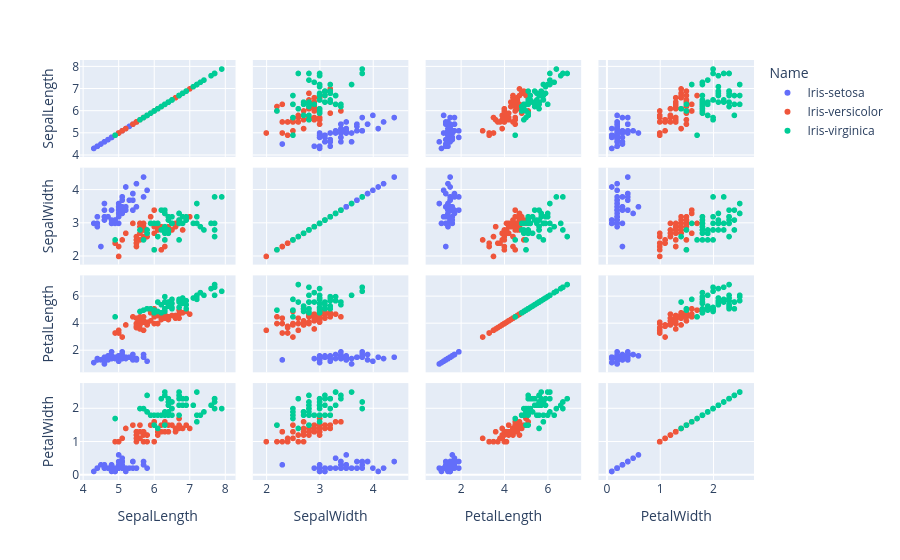

Source (notebook cell):
### Code cell
#px的散点图
data = pd.read_csv('D:/pyprj/data/plotly_data/datasets-master/iris.csv')
# fig = px.scatter(data,x='SepalLength',y='SepalWidth',color='Name')
# fig.show()
fig = px.scatter_matrix(data,color='Name',dimensions=['SepalLength','SepalWidth','PetalLength','PetalWidth'])
fig.show()

### Figure 1 — Plotly figure (JSON) as saved in the notebook; plotly's stock layout.template omitted (floating-point values rounded to 4 significant figures)
{"data": [{"dimensions": [{"axis": {"matches": true}, "label": "SepalLength", "values": [5.1, 4.9, 4.7, 4.6, 5, 5.4, 4.6, 5, 4.4, 4.9, 5.4, 4.8, 4.8, 4.3, 5.8, 5.7, 5.4, 5.1, 5.7, 5.1, 5.4, 5.1, 4.6, 5.1, 4.8, 5, 5, 5.2, 5.2, 4.7, 4.8, 5.4, 5.2, 5.5, 4.9, 5, 5.5, 4.9, 4.4, 5.1, 5, 4.5, 4.4, 5, 5.1, 4.8, 5.1, 4.6, 5.3, 5]}, {"axis": {"matches": true}, "label": "SepalWidth", "values": [3.5, 3, 3.2, 3.1, 3.6, 3.9, 3.4, 3.4, 2.9, 3.1, 3.7, 3.4, 3, 3, 4, 4.4, 3.9, 3.5, 3.8, 3.8, 3.4, 3.7, 3.6, 3.3, 3.4, 3, 3.4, 3.5, 3.4, 3.2, 3.1, 3.4, 4.1, 4.2, 3.1, 3.2, 3.5, 3.1, 3, 3.4, 3.5, 2.3, 3.2, 3.5, 3.8, 3, 3.8, 3.2, 3.7, 3.3]}, {"axis": {"matches": true}, "label": "PetalLength", "values": [1.4, 1.4, 1.3, 1.5, 1.4, 1.7, 1.4, 1.5, 1.4, 1.5, 1.5, 1.6, 1.4, 1.1, 1.2, 1.5, 1.3, 1.4, 1.7, 1.5, 1.7, 1.5, 1, 1.7, 1.9, 1.6, 1.6, 1.5, 1.4, 1.6, 1.6, 1.5, 1.5, 1.4, 1.5, 1.2, 1.3, 1.5, 1.3, 1.5, 1.3, 1.3, 1.3, 1.6, 1.9, 1.4, 1.6, 1.4, 1.5, 1.4]}, {"axis": {"matches": true}, "label": "PetalWidth", "values": [0.2, 0.2, 0.2, 0.2, 0.2, 0.4, 0.3, 0.2, 0.2, 0.1, 0.2, 0.2, 0.1, 0.1, 0.2, 0.4, 0.4, 0.3, 0.3, 0.3, 0.2, 0.4, 0.2, 0.5, 0.2, 0.2, 0.4, 0.2, 0.2, 0.2, 0.2, 0.4, 0.1, 0.2, 0.1, 0.2, 0.2, 0.1, 0.2, 0.2, 0.3, 0.3, 0.2, 0.6, 0.4, 0.3, 0.2, 0.2, 0.2, 0.2]}], "hovertemplate": "Name=Iris-setosa<br>%{xaxis.title.text}=%{x}<br>%{yaxis.title.text}=%{y}<extra></extra>", "legendgroup": "Iris-setosa", "marker": {"color": "#636efa", "symbol": "circle"}, "name": "Iris-setosa", "showlegend": true, "type": "splom"}, {"dimensions": [{"axis": {"matches": true}, "label": "SepalLength", "values": [7, 6.4, 6.9, 5.5, 6.5, 5.7, 6.3, 4.9, 6.6, 5.2, 5, 5.9, 6, 6.1, 5.6, 6.7, 5.6, 5.8, 6.2, 5.6, 5.9, 6.1, 6.3, 6.1, 6.4, 6.6, 6.8, 6.7, 6, 5.7, 5.5, 5.5, 5.8, 6, 5.4, 6, 6.7, 6.3, 5.6, 5.5, 5.5, 6.1, 5.8, 5, 5.6, 5.7, 5.7, 6.2, 5.1, 5.7]}, {"axis": {"matches": true}, "label": "SepalWidth", "values": [3.2, 3.2, 3.1, 2.3, 2.8, 2.8, 3.3, 2.4, 2.9, 2.7, 2, 3, 2.2, 2.9, 2.9, 3.1, 3, 2.7, 2.2, 2.5, 3.2, 2.8, 2.5, 2.8, 2.9, 3, 2.8, 3, 2.9, 2.6, 2.4, 2.4, 2.7, 2.7, 3, 3.4, 3.1, 2.3, 3, 2.5, 2.6, 3, 2.6, 2.3, 2.7, 3, 2.9, 2.9, 2.5, 2.8]}, {"axis": {"matches": true}, "label": "PetalLength", "values": [4.7, 4.5, 4.9, 4, 4.6, 4.5, 4.7, 3.3, 4.6, 3.9, 3.5, 4.2, 4, 4.7, 3.6, 4.4, 4.5, 4.1, 4.5, 3.9, 4.8, 4, 4.9, 4.7, 4.3, 4.4, 4.8, 5, 4.5, 3.5, 3.8, 3.7, 3.9, 5.1, 4.5, 4.5, 4.7, 4.4, 4.1, 4, 4.4, 4.6, 4, 3.3, 4.2, 4.2, 4.2, 4.3, 3, 4.1]}, {"axis": {"matches": true}, "label": "PetalWidth", "values": [1.4, 1.5, 1.5, 1.3, 1.5, 1.3, 1.6, 1, 1.3, 1.4, 1, 1.5, 1, 1.4, 1.3, 1.4, 1.5, 1, 1.5, 1.1, 1.8, 1.3, 1.5, 1.2, 1.3, 1.4, 1.4, 1.7, 1.5, 1, 1.1, 1, 1.2, 1.6, 1.5, 1.6, 1.5, 1.3, 1.3, 1.3, 1.2, 1.4, 1.2, 1, 1.3, 1.2, 1.3, 1.3, 1.1, 1.3]}], "hovertemplate": "Name=Iris-versicolor<br>%{xaxis.title.text}=%{x}<br>%{yaxis.title.text}=%{y}<extra></extra>", "legendgroup": "Iris-versicolor", "marker": {"color": "#EF553B", "symbol": "circle"}, "name": "Iris-versicolor", "showlegend": true, "type": "splom"}, {"dimensions": [{"axis": {"matches": true}, "label": "SepalLength", "values": [6.3, 5.8, 7.1, 6.3, 6.5, 7.6, 4.9, 7.3, 6.7, 7.2, 6.5, 6.4, 6.8, 5.7, 5.8, 6.4, 6.5, 7.7, 7.7, 6, 6.9, 5.6, 7.7, 6.3, 6.7, 7.2, 6.2, 6.1, 6.4, 7.2, 7.4, 7.9, 6.4, 6.3, 6.1, 7.7, 6.3, 6.4, 6, 6.9, 6.7, 6.9, 5.8, 6.8, 6.7, 6.7, 6.3, 6.5, 6.2, 5.9]}, {"axis": {"matches": true}, "label": "SepalWidth", "values": [3.3, 2.7, 3, 2.9, 3, 3, 2.5, 2.9, 2.5, 3.6, 3.2, 2.7, 3, 2.5, 2.8, 3.2, 3, 3.8, 2.6, 2.2, 3.2, 2.8, 2.8, 2.7, 3.3, 3.2, 2.8, 3, 2.8, 3, 2.8, 3.8, 2.8, 2.8, 2.6, 3, 3.4, 3.1, 3, 3.1, 3.1, 3.1, 2.7, 3.2, 3.3, 3, 2.5, 3, 3.4, 3]}, {"axis": {"matches": true}, "label": "PetalLength", "values": [6, 5.1, 5.9, 5.6, 5.8, 6.6, 4.5, 6.3, 5.8, 6.1, 5.1, 5.3, 5.5, 5, 5.1, 5.3, 5.5, 6.7, 6.9, 5, 5.7, 4.9, 6.7, 4.9, 5.7, 6, 4.8, 4.9, 5.6, 5.8, 6.1, 6.4, 5.6, 5.1, 5.6, 6.1, 5.6, 5.5, 4.8, 5.4, 5.6, 5.1, 5.1, 5.9, 5.7, 5.2, 5, 5.2, 5.4, 5.1]}, {"axis": {"matches": true}, "label": "PetalWidth", "values": [2.5, 1.9, 2.1, 1.8, 2.2, 2.1, 1.7, 1.8, 1.8, 2.5, 2, 1.9, 2.1, 2, 2.4, 2.3, 1.8, 2.2, 2.3, 1.5, 2.3, 2, 2, 1.8, 2.1, 1.8, 1.8, 1.8, 2.1, 1.6, 1.9, 2, 2.2, 1.5, 1.4, 2.3, 2.4, 1.8, 1.8, 2.1, 2.4, 2.3, 1.9, 2.3, 2.5, 2.3, 1.9, 2, 2.3, 1.8]}], "hovertemplate": "Name=Iris-virginica<br>%{xaxis.title.text}=%{x}<br>%{yaxis.title.text}=%{y}<extra></extra>", "legendgroup": "Iris-virginica", "marker": {"color": "#00cc96", "symbol": "circle"}, "name": "Iris-virginica", "showlegend": true, "type": "splom"}], "layout": {"dragmode": "select", "legend": {"title": {"text": "Name"}, "tracegroupgap": 0}, "margin": {"t": 60}}}
